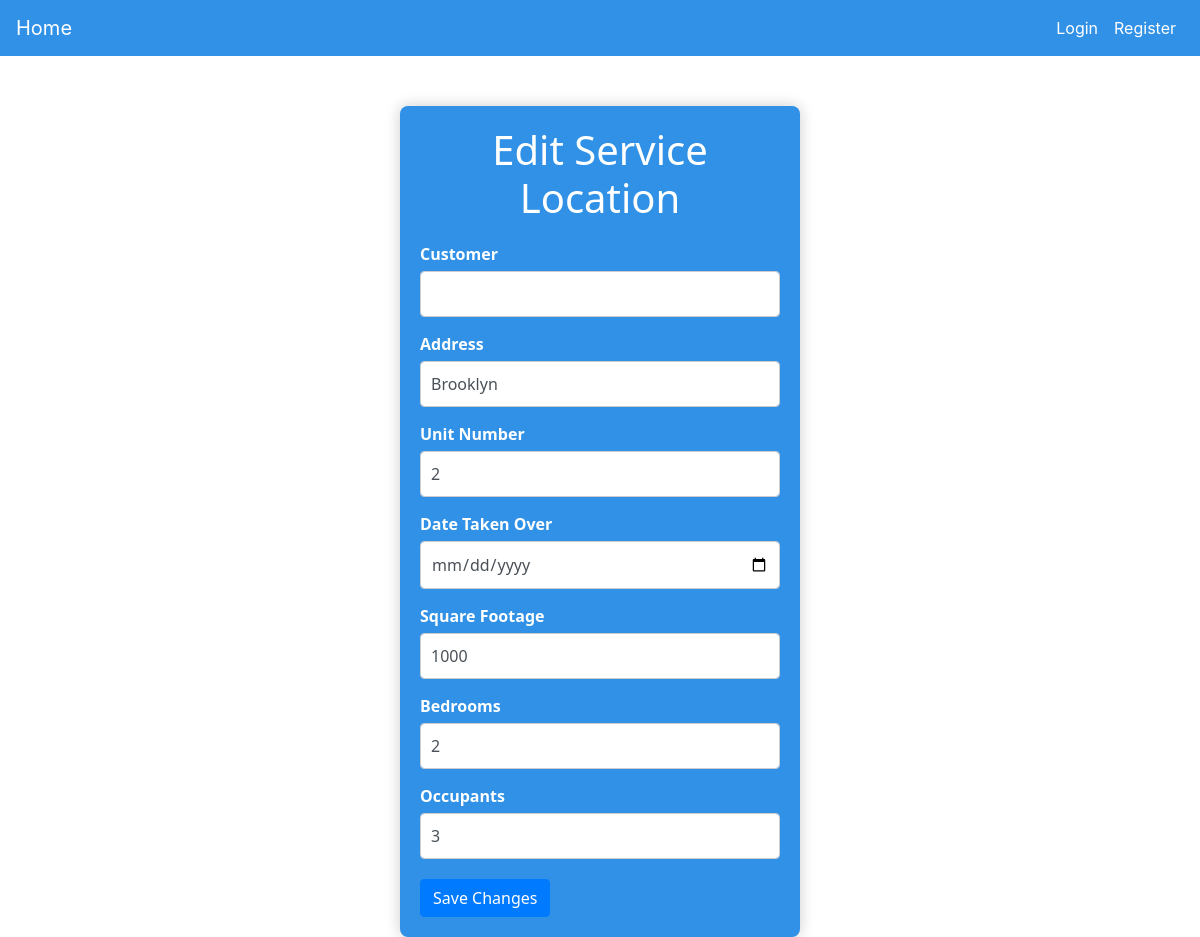
Page /edit_service_location/1 on the committed database.
### app.py (models this page shows)
class ServiceLocation(db.Model):
    id = db.Column(db.Integer, primary_key=True)
    user_id = db.Column(db.Integer, db.ForeignKey('user.id'), nullable=False)
    address = db.Column(db.String(255), nullable=False)
    unit_number = db.Column(db.String(20), nullable=True)
    square_footage = db.Column(db.Integer, nullable=True)
    bedrooms = db.Column(db.Integer, nullable=True)
    occupants = db.Column(db.Integer, nullable=True)

### app.py (the view, shortened to what this page needs)
@app.route('/edit_service_location/<int:location_id>', methods=['GET', 'POST'])
def edit_service_location(location_id):
    form = EditServiceLocationForm()
    location = ServiceLocation.query.get(location_id)
    form.address.data = location.address
    form.unit_number.data = location.unit_number
    form.square_footage.data = location.square_footage
    form.bedrooms.data = location.bedrooms
    form.occupants.data = location.occupants
    return render_template('edit_service_location.html', form=form, location=location)

### app.py
class EditServiceLocationForm(FlaskForm):
    customer = StringField('Customer', validators=[InputRequired()])
    address = StringField('Address', validators=[InputRequired()])
    unit_number = StringField('Unit Number', validators=[InputRequired()])
    date_taken_over = DateField('Date Taken Over', validators=[InputRequired()])
    square_footage = IntegerField('Square Footage', validators=[InputRequired()])
    bedrooms = IntegerField('Bedrooms', validators=[InputRequired()])
    occupants = IntegerField('Occupants', validators=[InputRequired()])
    submit = SubmitField('Save Changes')

### templates/edit_service_location.html (shortened to what this page needs)
{% extends 'base.html' %}
{% block content %}
<div class="container">
    <h1>Edit Service Location</h1>
    <form method="POST" action="">
        <div class="form-group">
            {{ form.customer.label(class="form-label") }}
            {{ form.customer(class="form-control") }}
        </div>
        <div class="form-group">
            {{ form.address.label(class="form-label") }}
            {{ form.address(class="form-control") }}
        </div>
        <div class="form-group">
            {{ form.unit_number.label(class="form-label") }}
            {{ form.unit_number(class="form-control") }}
        </div>
        <div class="form-group">
            {{ form.date_taken_over.label(class="form-label") }}
            {{ form.date_taken_over(class="form-control") }}
        </div>
        <div class="form-group">
            {{ form.square_footage.label(class="form-label") }}
            {{ form.square_footage(class="form-control") }}
        </div>
        <div class="form-group">
            {{ form.bedrooms.label(class="form-label") }}
            {{ form.bedrooms(class="form-control") }}
        </div>
        <div class="form-group">
            {{ form.occupants.label(class="form-label") }}
            {{ form.occupants(class="form-control") }}
        </div>
        <div class="form-submit">
            {{ form.submit(class="btn btn-primary") }}
        </div>
    </form>
</div>
{% endblock %}

### templates/edit_service_location.html (style rules this page uses)
.container { font-family: 'Segoe UI', Tahoma, Geneva, Verdana, sans-serif; width: 100%; max-width: 400px; background-color: #3091e6; padding: 20px; border-radius: 8px; box-shadow: 0 0 15px rgba(0, 0, 0, 0.2); margin-top: 50px; }
.container h1 { text-align: center; margin-bottom: 20px; color: #ffffff; }
.form-group { margin-bottom: 15px; }
.form-group label { display: block; margin-bottom: 5px; font-weight: bold; color: #ffffff; }
.form-group input, .form-group select { width: 100%; padding: 10px; box-sizing: border-box; border: 1px solid #ccc; border-radius: 4px; font-size: 16px; }
.form-submit { margin-top: 20px; }

### rows in the picture
ServiceLocation: address "Brooklyn", unit_number "2", square_footage "1000", bedrooms "2", occupants "3"
